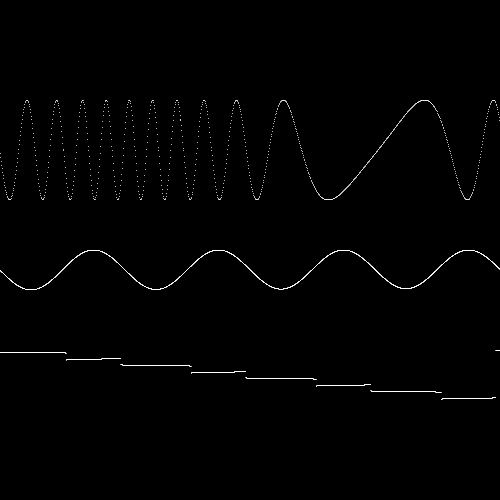
Frame 1 (no input)
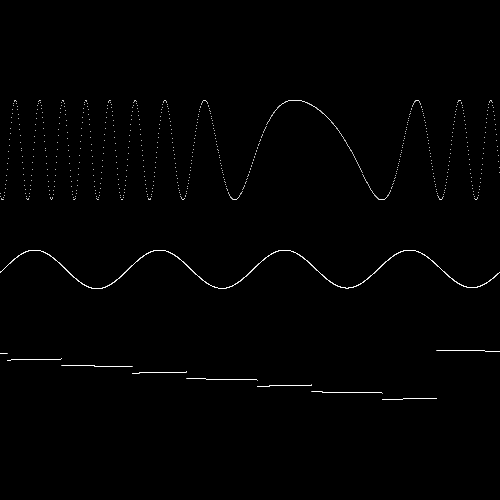
Frame 60 (the mouse pressed at the canvas centre just before this capture)
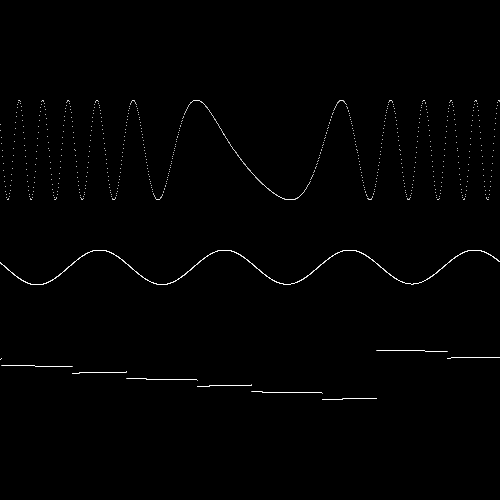
Frame 120 (the mouse held since frame 60 and released just before this capture)

The Processing sketch that drew these frames (run headless with seeded random() and noise(); from frame 60 on, the mouse is pressed at the canvas centre):

// Processing sketch: processing_49264
// ── processing_49264.pde

float angle1, angle2, angle3, angle4;

float phaser;
void setup()
{
  size(500, 500);
}


void draw()
{
  background(0);
  for(float x = 0; x < width+1; x+= 0.5)
  {
    float gain = 10; // ModSin
    float freq1 = height*2;
    angle1 += TWO_PI/freq1;
    if(angle1 > TWO_PI) angle1 = 0;
    float modulation = (sin(angle1) * (gain/2)) + (gain/2);
    
    float freq2 = height/(modulation+1); //Modulated Sin
    angle2 += TWO_PI/freq2;
    if(angle2 > TWO_PI) angle2 = 0;    
    float y = (sin(angle2) * (height/10)) + (height/10)+ height/5;
    
    stroke(255);
    strokeWeight(1);
    point(x, y);
  }
  
  for(float x = 0; x < width+1; x+= 0.25)
  {
    float gain = 50; // ModPhaser
    float freq1 = height* 100;
    phaser += 1/freq1;
    if(phaser > 1) phaser = 0;
    float modulation = (phaser * (gain/2)) + (gain/2);
    
    float freq3 = height*(1); //Modulated Sin
    angle3 += TWO_PI/freq3;
    if(angle3 > TWO_PI) angle3 = 0;    
    float y = (sin(angle3) * (height/(modulation))) + (height/(modulation))+ height/2;
    
    stroke(255);
    strokeWeight(1);
    point(x, y);
  }
  
  for(float x = 0; x < width+1; x+= 0.25)
  {
    
    float freq4 = height/1; //Modulated Sin
    angle4 += TWO_PI/freq4;
    if(angle4 > TWO_PI) angle4 = 0;    
    float modulation = (sin(angle4) * (50)) + (height/(50));
    
    
    
    
    float gain = 100; // ModPhaser
    float freq1 = height* modulation;
    phaser += 1/freq1;
    if(phaser > 1) phaser = 0;
    float y = (phaser * (gain/2)) + (gain/2) + (width/5)*3;
    
    
    stroke(255);
    strokeWeight(1);
    point(x, y);
  }
  
  
  
}
      
